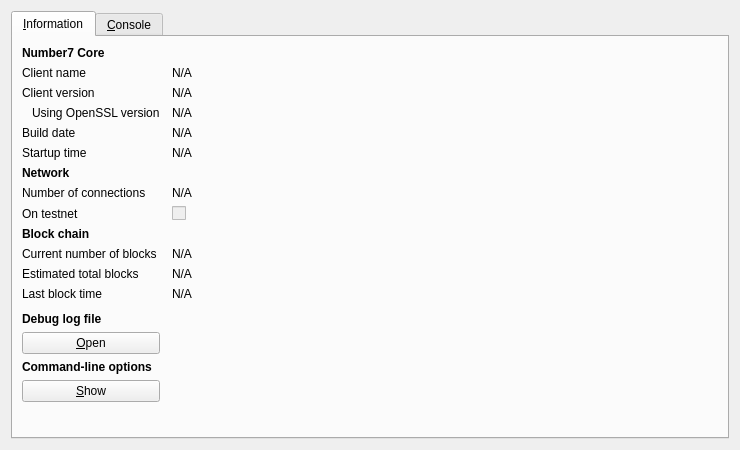
<?xml version="1.0" encoding="UTF-8"?>
<ui version="4.0">
 <class>RPCConsole</class>
 <widget class="QDialog" name="RPCConsole">
  <property name="geometry">
   <rect>
    <x>0</x>
    <y>0</y>
    <width>740</width>
    <height>450</height>
   </rect>
  </property>
  <property name="windowTitle">
   <string>Number7 - Debug window</string>
  </property>
  <layout class="QVBoxLayout" name="verticalLayout_2">
   <item>
    <widget class="QTabWidget" name="tabWidget">
     <property name="currentIndex">
      <number>0</number>
     </property>
     <widget class="QWidget" name="tab_info">
      <attribute name="title">
       <string>&amp;Information</string>
      </attribute>
      <layout class="QGridLayout" name="gridLayout" columnstretch="0,1">
       <property name="horizontalSpacing">
        <number>12</number>
       </property>
       <item row="0" column="0">
        <widget class="QLabel" name="label_9">
         <property name="font">
          <font>
           <weight>75</weight>
           <bold>true</bold>
          </font>
         </property>
         <property name="text">
          <string>Number7 Core</string>
         </property>
        </widget>
       </item>
       <item row="1" column="0">
        <widget class="QLabel" name="label_5">
         <property name="text">
          <string>Client name</string>
         </property>
        </widget>
       </item>
       <item row="1" column="1">
        <widget class="QLabel" name="clientName">
         <property name="cursor">
          <cursorShape>IBeamCursor</cursorShape>
         </property>
         <property name="text">
          <string>N/A</string>
         </property>
         <property name="textFormat">
          <enum>Qt::PlainText</enum>
         </property>
         <property name="textInteractionFlags">
          <set>Qt::LinksAccessibleByMouse|Qt::TextSelectableByKeyboard|Qt::TextSelectableByMouse</set>
         </property>
        </widget>
       </item>
       <item row="2" column="0">
        <widget class="QLabel" name="label_6">
         <property name="text">
          <string>Client version</string>
         </property>
        </widget>
       </item>
       <item row="2" column="1">
        <widget class="QLabel" name="clientVersion">
         <property name="cursor">
          <cursorShape>IBeamCursor</cursorShape>
         </property>
         <property name="text">
          <string>N/A</string>
         </property>
         <property name="textFormat">
          <enum>Qt::PlainText</enum>
         </property>
         <property name="textInteractionFlags">
          <set>Qt::LinksAccessibleByMouse|Qt::TextSelectableByKeyboard|Qt::TextSelectableByMouse</set>
         </property>
        </widget>
       </item>
       <item row="3" column="0">
        <widget class="QLabel" name="label_14">
         <property name="text">
          <string>Using OpenSSL version</string>
         </property>
         <property name="indent">
          <number>10</number>
         </property>
        </widget>
       </item>
       <item row="3" column="1">
        <widget class="QLabel" name="openSSLVersion">
         <property name="cursor">
          <cursorShape>IBeamCursor</cursorShape>
         </property>
         <property name="text">
          <string>N/A</string>
         </property>
         <property name="textFormat">
          <enum>Qt::PlainText</enum>
         </property>
         <property name="textInteractionFlags">
          <set>Qt::LinksAccessibleByMouse|Qt::TextSelectableByKeyboard|Qt::TextSelectableByMouse</set>
         </property>
        </widget>
       </item>
       <item row="4" column="0">
        <widget class="QLabel" name="label_12">
         <property name="text">
          <string>Build date</string>
         </property>
        </widget>
       </item>
       <item row="4" column="1">
        <widget class="QLabel" name="buildDate">
         <property name="cursor">
          <cursorShape>IBeamCursor</cursorShape>
         </property>
         <property name="text">
          <string>N/A</string>
         </property>
         <property name="textFormat">
          <enum>Qt::PlainText</enum>
         </property>
         <property name="textInteractionFlags">
          <set>Qt::LinksAccessibleByMouse|Qt::TextSelectableByKeyboard|Qt::TextSelectableByMouse</set>
         </property>
        </widget>
       </item>
       <item row="5" column="0">
        <widget class="QLabel" name="label_13">
         <property name="text">
          <string>Startup time</string>
         </property>
        </widget>
       </item>
       <item row="5" column="1">
        <widget class="QLabel" name="startupTime">
         <property name="cursor">
          <cursorShape>IBeamCursor</cursorShape>
         </property>
         <property name="text">
          <string>N/A</string>
         </property>
         <property name="textFormat">
          <enum>Qt::PlainText</enum>
         </property>
         <property name="textInteractionFlags">
          <set>Qt::LinksAccessibleByMouse|Qt::TextSelectableByKeyboard|Qt::TextSelectableByMouse</set>
         </property>
        </widget>
       </item>
       <item row="6" column="0">
        <widget class="QLabel" name="label_11">
         <property name="font">
          <font>
           <weight>75</weight>
           <bold>true</bold>
          </font>
         </property>
         <property name="text">
          <string>Network</string>
         </property>
        </widget>
       </item>
       <item row="7" column="0">
        <widget class="QLabel" name="label_7">
         <property name="text">
          <string>Number of connections</string>
         </property>
        </widget>
       </item>
       <item row="7" column="1">
        <widget class="QLabel" name="numberOfConnections">
         <property name="cursor">
          <cursorShape>IBeamCursor</cursorShape>
         </property>
         <property name="text">
          <string>N/A</string>
         </property>
         <property name="textFormat">
          <enum>Qt::PlainText</enum>
         </property>
         <property name="textInteractionFlags">
          <set>Qt::LinksAccessibleByMouse|Qt::TextSelectableByKeyboard|Qt::TextSelectableByMouse</set>
         </property>
        </widget>
       </item>
       <item row="8" column="0">
        <widget class="QLabel" name="label_8">
         <property name="text">
          <string>On testnet</string>
         </property>
        </widget>
       </item>
       <item row="8" column="1">
        <widget class="QCheckBox" name="isTestNet">
         <property name="enabled">
          <bool>false</bool>
         </property>
         <property name="text">
          <string/>
         </property>
        </widget>
       </item>
       <item row="9" column="0">
        <widget class="QLabel" name="label_10">
         <property name="font">
          <font>
           <weight>75</weight>
           <bold>true</bold>
          </font>
         </property>
         <property name="text">
          <string>Block chain</string>
         </property>
        </widget>
       </item>
       <item row="10" column="0">
        <widget class="QLabel" name="label_3">
         <property name="text">
          <string>Current number of blocks</string>
         </property>
        </widget>
       </item>
       <item row="10" column="1">
        <widget class="QLabel" name="numberOfBlocks">
         <property name="cursor">
          <cursorShape>IBeamCursor</cursorShape>
         </property>
         <property name="text">
          <string>N/A</string>
         </property>
         <property name="textFormat">
          <enum>Qt::PlainText</enum>
         </property>
         <property name="textInteractionFlags">
          <set>Qt::LinksAccessibleByMouse|Qt::TextSelectableByKeyboard|Qt::TextSelectableByMouse</set>
         </property>
        </widget>
       </item>
       <item row="11" column="0">
        <widget class="QLabel" name="label_4">
         <property name="text">
          <string>Estimated total blocks</string>
         </property>
        </widget>
       </item>
       <item row="11" column="1">
        <widget class="QLabel" name="totalBlocks">
         <property name="cursor">
          <cursorShape>IBeamCursor</cursorShape>
         </property>
         <property name="text">
          <string>N/A</string>
         </property>
         <property name="textFormat">
          <enum>Qt::PlainText</enum>
         </property>
         <property name="textInteractionFlags">
          <set>Qt::LinksAccessibleByMouse|Qt::TextSelectableByKeyboard|Qt::TextSelectableByMouse</set>
         </property>
        </widget>
       </item>
       <item row="12" column="0">
        <widget class="QLabel" name="label_2">
         <property name="text">
          <string>Last block time</string>
         </property>
        </widget>
       </item>
       <item row="12" column="1">
        <widget class="QLabel" name="lastBlockTime">
         <property name="cursor">
          <cursorShape>IBeamCursor</cursorShape>
         </property>
         <property name="text">
          <string>N/A</string>
         </property>
         <property name="textFormat">
          <enum>Qt::PlainText</enum>
         </property>
         <property name="textInteractionFlags">
          <set>Qt::LinksAccessibleByMouse|Qt::TextSelectableByKeyboard|Qt::TextSelectableByMouse</set>
         </property>
        </widget>
       </item>
       <item row="13" column="0">
        <spacer name="verticalSpacer_2">
         <property name="orientation">
          <enum>Qt::Vertical</enum>
         </property>
         <property name="sizeHint" stdset="0">
          <size>
           <width>20</width>
           <height>20</height>
          </size>
         </property>
        </spacer>
       </item>
       <item row="14" column="0">
        <widget class="QLabel" name="labelDebugLogfile">
         <property name="font">
          <font>
           <weight>75</weight>
           <bold>true</bold>
          </font>
         </property>
         <property name="text">
          <string>Debug log file</string>
         </property>
        </widget>
       </item>
       <item row="15" column="0">
        <widget class="QPushButton" name="openDebugLogfileButton">
         <property name="toolTip">
          <string>Open the Number7 debug log file from the current data directory. This can take a few seconds for large log files.</string>
         </property>
         <property name="text">
          <string>&amp;Open</string>
         </property>
         <property name="autoDefault">
          <bool>false</bool>
         </property>
        </widget>
       </item>
       <item row="16" column="0">
        <widget class="QLabel" name="labelCLOptions">
         <property name="font">
          <font>
           <weight>75</weight>
           <bold>true</bold>
          </font>
         </property>
         <property name="text">
          <string>Command-line options</string>
         </property>
        </widget>
       </item>
       <item row="17" column="0">
        <widget class="QPushButton" name="showCLOptionsButton">
         <property name="toolTip">
          <string>Show the Number7-Qt help message to get a list with possible Number7 command-line options.</string>
         </property>
         <property name="text">
          <string>&amp;Show</string>
         </property>
         <property name="autoDefault">
          <bool>false</bool>
         </property>
        </widget>
       </item>
       <item row="18" column="0">
        <spacer name="verticalSpacer">
         <property name="orientation">
          <enum>Qt::Vertical</enum>
         </property>
         <property name="sizeHint" stdset="0">
          <size>
           <width>20</width>
           <height>40</height>
          </size>
         </property>
        </spacer>
       </item>
      </layout>
     </widget>
     <widget class="QWidget" name="tab_console">
      <attribute name="title">
       <string>&amp;Console</string>
      </attribute>
      <layout class="QVBoxLayout" name="verticalLayout_3">
       <property name="spacing">
        <number>3</number>
       </property>
       <item>
        <widget class="QTextEdit" name="messagesWidget">
         <property name="minimumSize">
          <size>
           <width>0</width>
           <height>100</height>
          </size>
         </property>
         <property name="readOnly">
          <bool>true</bool>
         </property>
         <property name="tabKeyNavigation" stdset="0">
          <bool>false</bool>
         </property>
         <property name="columnCount" stdset="0">
          <number>2</number>
         </property>
        </widget>
       </item>
       <item>
        <layout class="QHBoxLayout" name="horizontalLayout">
         <property name="spacing">
          <number>3</number>
         </property>
         <item>
          <widget class="QLabel" name="label">
           <property name="text">
            <string notr="true">&gt;</string>
           </property>
          </widget>
         </item>
         <item>
          <widget class="QLineEdit" name="lineEdit"/>
         </item>
         <item>
          <widget class="QPushButton" name="clearButton">
           <property name="maximumSize">
            <size>
             <width>24</width>
             <height>24</height>
            </size>
           </property>
           <property name="toolTip">
            <string>Clear console</string>
           </property>
           <property name="text">
            <string/>
           </property>
           <property name="icon">
            <iconset resource="../bitcoin.qrc">
             <normaloff>:/icons/remove</normaloff>:/icons/remove</iconset>
           </property>
           <property name="shortcut">
            <string notr="true">Ctrl+L</string>
           </property>
           <property name="autoDefault">
            <bool>false</bool>
           </property>
          </widget>
         </item>
        </layout>
       </item>
      </layout>
     </widget>
    </widget>
   </item>
  </layout>
 </widget>
 <resources>
  <include location="../bitcoin.qrc"/>
 </resources>
 <connections/>
</ui>
